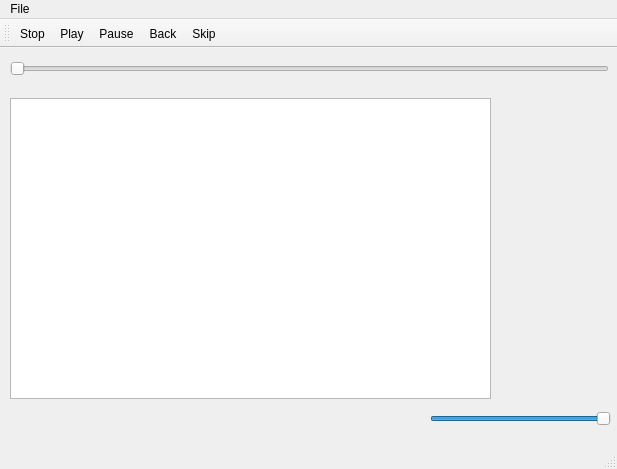
<?xml version="1.0" encoding="UTF-8"?>
<ui version="4.0">
 <class>MainWindow</class>
 <widget class="QMainWindow" name="MainWindow">
  <property name="geometry">
   <rect>
    <x>0</x>
    <y>0</y>
    <width>617</width>
    <height>469</height>
   </rect>
  </property>
  <property name="windowTitle">
   <string>TXMP</string>
  </property>
  <property name="windowIcon">
   <iconset>
    <selectedon>:/Images/Technix_favicon.jpg</selectedon>
   </iconset>
  </property>
  <widget class="QWidget" name="centralWidget">
   <widget class="QSlider" name="volume">
    <property name="geometry">
     <rect>
      <x>430</x>
      <y>360</y>
      <width>181</width>
      <height>21</height>
     </rect>
    </property>
    <property name="maximum">
     <number>100</number>
    </property>
    <property name="value">
     <number>100</number>
    </property>
    <property name="orientation">
     <enum>Qt::Horizontal</enum>
    </property>
   </widget>
   <widget class="QTableWidget" name="tableWidget">
    <property name="geometry">
     <rect>
      <x>10</x>
      <y>50</y>
      <width>481</width>
      <height>301</height>
     </rect>
    </property>
   </widget>
   <widget class="QSlider" name="progress">
    <property name="geometry">
     <rect>
      <x>10</x>
      <y>10</y>
      <width>599</width>
      <height>22</height>
     </rect>
    </property>
    <property name="orientation">
     <enum>Qt::Horizontal</enum>
    </property>
   </widget>
  </widget>
  <widget class="QMenuBar" name="menuBar">
   <property name="geometry">
    <rect>
     <x>0</x>
     <y>0</y>
     <width>617</width>
     <height>21</height>
    </rect>
   </property>
   <widget class="QMenu" name="menuFile">
    <property name="title">
     <string>File</string>
    </property>
    <addaction name="actionSettings"/>
   </widget>
   <addaction name="menuFile"/>
  </widget>
  <widget class="QToolBar" name="mainToolBar">
   <property name="enabled">
    <bool>true</bool>
   </property>
   <attribute name="toolBarArea">
    <enum>TopToolBarArea</enum>
   </attribute>
   <attribute name="toolBarBreak">
    <bool>false</bool>
   </attribute>
   <addaction name="actionStop"/>
   <addaction name="actionPlay"/>
   <addaction name="actionPause"/>
   <addaction name="actionBack"/>
   <addaction name="actionSkip"/>
  </widget>
  <widget class="QStatusBar" name="statusBar"/>
  <action name="actionSettings">
   <property name="text">
    <string>Settings</string>
   </property>
  </action>
  <action name="actionPlay">
   <property name="icon">
    <iconset resource="Resources.qrc">
     <normaloff>:/Images/Play.png</normaloff>:/Images/Play.png</iconset>
   </property>
   <property name="text">
    <string>Play</string>
   </property>
  </action>
  <action name="actionPause">
   <property name="icon">
    <iconset resource="Resources.qrc">
     <normaloff>:/Images/Pause.png</normaloff>:/Images/Pause.png</iconset>
   </property>
   <property name="text">
    <string>Pause</string>
   </property>
   <property name="shortcut">
    <string>Space</string>
   </property>
  </action>
  <action name="actionStop">
   <property name="icon">
    <iconset resource="Resources.qrc">
     <normaloff>:/Images/Stop.png</normaloff>:/Images/Stop.png</iconset>
   </property>
   <property name="text">
    <string>Stop</string>
   </property>
  </action>
  <action name="actionBack">
   <property name="icon">
    <iconset resource="Resources.qrc">
     <normaloff>:/Images/Back.png</normaloff>:/Images/Back.png</iconset>
   </property>
   <property name="text">
    <string>Back</string>
   </property>
  </action>
  <action name="actionSkip">
   <property name="checkable">
    <bool>false</bool>
   </property>
   <property name="icon">
    <iconset resource="Resources.qrc">
     <normaloff>:/Images/Skip.png</normaloff>:/Images/Skip.png</iconset>
   </property>
   <property name="text">
    <string>Skip</string>
   </property>
  </action>
  <action name="actionSpace">
   <property name="text">
    <string>Space</string>
   </property>
   <property name="shortcut">
    <string>Space</string>
   </property>
  </action>
 </widget>
 <layoutdefault spacing="6" margin="11"/>
 <resources>
  <include location="Resources.qrc"/>
 </resources>
 <connections/>
</ui>
